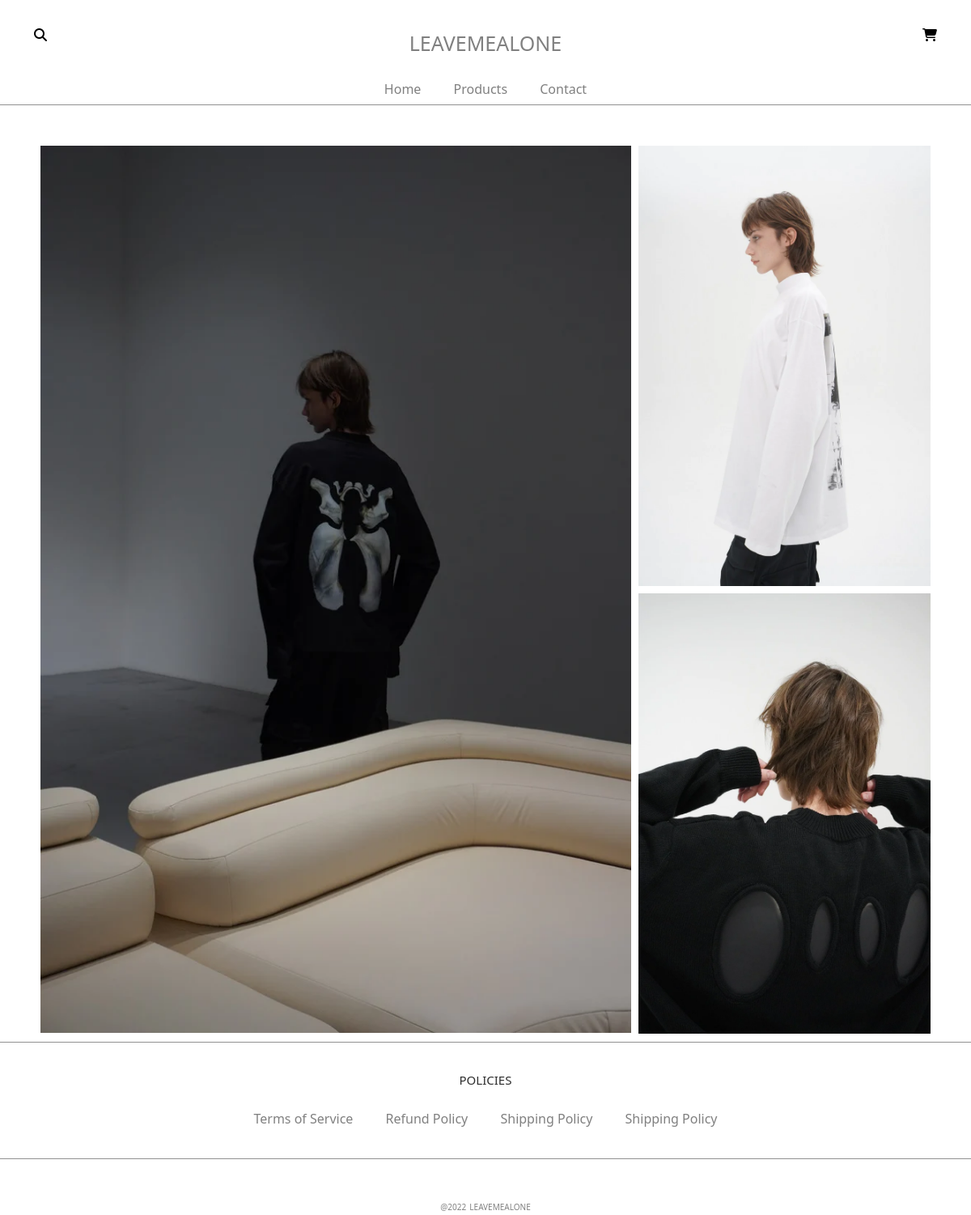
The app's page /, older data.
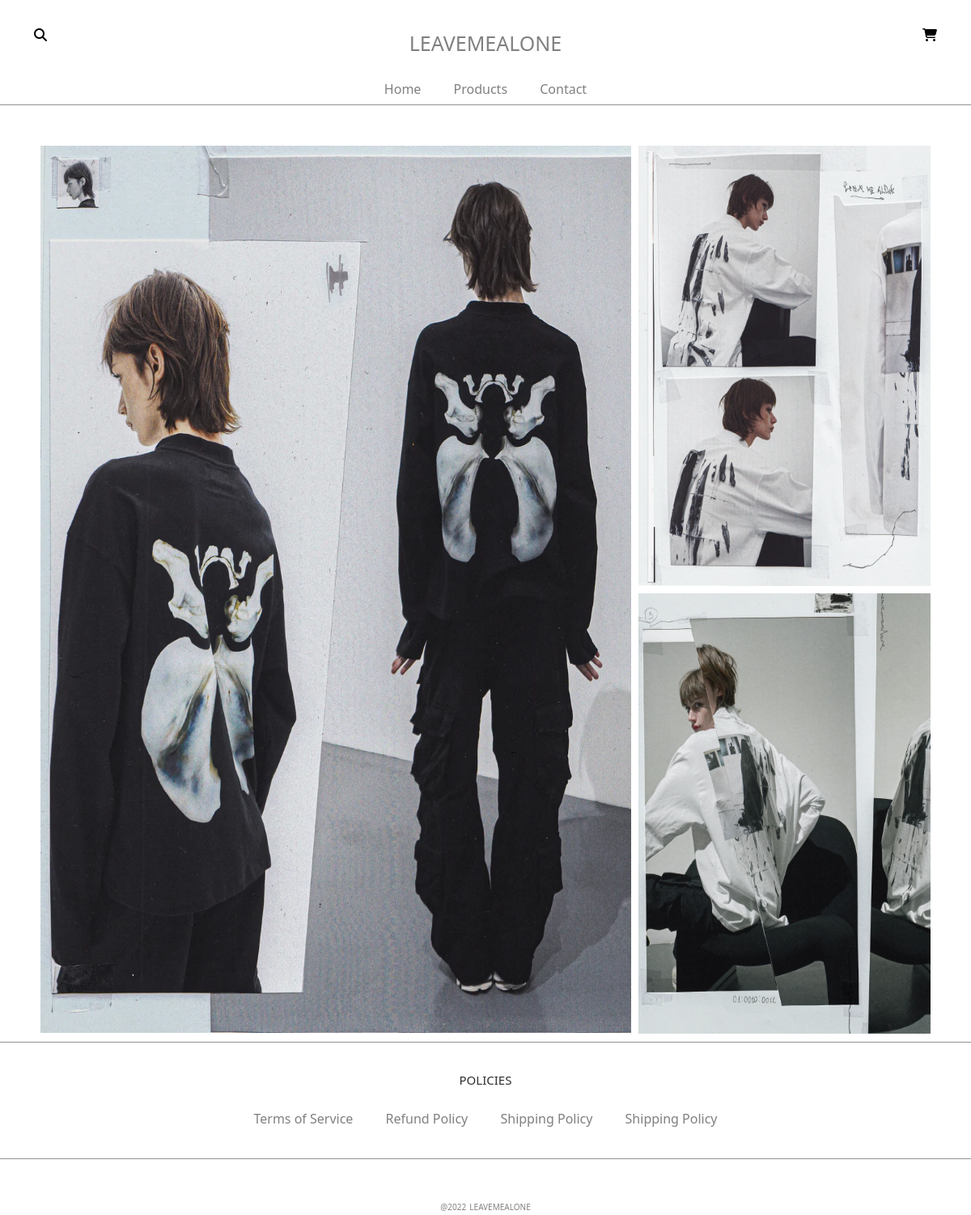
The same page, newer data.
### shop/models.py (models this page shows)
class Home(models.Model):
    title = models.CharField(max_length=64, db_index=True, blank=True)
    image_main = models.ImageField(upload_to='shop/images/home_gallery', null=True)
    image_second = models.ImageField(upload_to='shop/images/home_gallery', null=True)
    image_third = models.ImageField(upload_to='shop/images/home_gallery', null=True)
    pass

### shop/views.py (the view)
# urls.py: path('', views.HomeListView.as_view(), name='home'),
class HomeListView(ListView):
    model = Home
    template_name = 'shop/index.html'
    context_object_name = 'gallerys'

### templates/shop/index.html
{% extends 'base.html' %}
{% load static %}
{% block gallery %}
    <div class="menu_line"></div>
    {% for image in gallerys %}
    <div class="promo">
            <div class="promo_wrapper">
                <img class="promo_img" src="{{ image.image_main.url }}" alt="img1">
                <img class="promo_img" src="{{ image.image_second.url }}" alt="img2">
                <img class="promo_img" src="{{ image.image_third.url }}" alt="img3">
            </div>
    </div>
    {% endfor %}
    <div class="menu_line"></div>
{% endblock gallery %}

Row changes from the older to the newer data that the page shows:
removed Home: image_main (picture), image_second (picture), image_third (picture)
added Home: image_main (picture), image_second (picture), image_third (picture)
